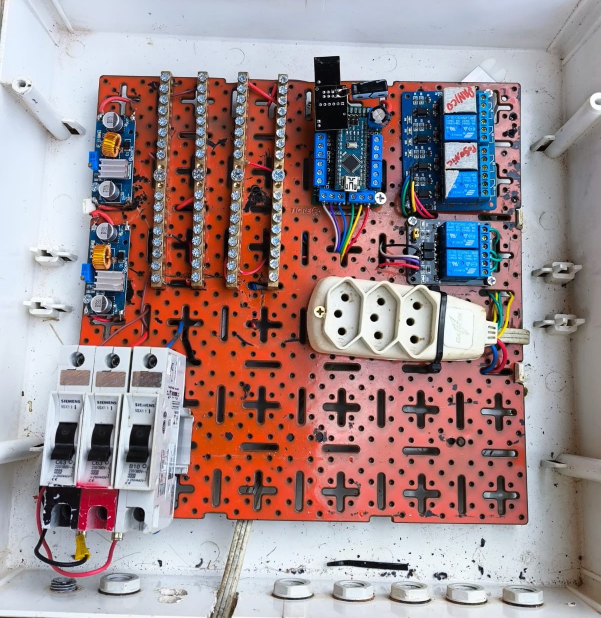
#> input picture src/DRY/horta/nos/99nodeReles/quadro eletrico horta.jpeg, 1201 x 1236 px (shown at 1/2 size)
$ python grade.py '../../src/DRY/horta/nos/99nodeReles/quadro eletrico horta.jpeg' '../../src/DRY/horta/nos/99nodeReles/quadro eletrico horta.jpeg'
#> lines starting #> are read from the running program, lines starting #| are printed output that depends on the picture; after the words box and inside, x2 and y2 are one past the last pixel; in counts of white or black regions, pixels touching at a corner belong together
"""Desenha uma grade de pixels sobre a foto e recorta regiões ampliadas, para leitura visual
das coordenadas dos furos. É daqui que saem os quatro pontos de referência do promini_medida.py.

Faz também uma detecção de círculos conservadora, só como conferência.
Precisa de opencv-python-headless e numpy.

Uso: python grade.py <foto.jpg> <prefixo_saida> [x1 y1 x2 y2 nome]...
Sem regiões, gera só a imagem inteira com grade.
"""
import sys

import cv2
import numpy as np

PASSO = 50          # linhas finas a cada 50 px
ROTULO = 100        # linhas grossas e rótulos a cada 100 px


def grade(img):
    out = img.copy()
    h, w = out.shape[:2]
    for x in range(0, w, PASSO):
        forte = x % ROTULO == 0
        cv2.line(out, (x, 0), (x, h), (0, 255, 255) if forte else (0, 128, 128), 2 if forte else 1)
    for y in range(0, h, PASSO):
        forte = y % ROTULO == 0
        cv2.line(out, (0, y), (w, y), (0, 255, 255) if forte else (0, 128, 128), 2 if forte else 1)
    for x in range(0, w, ROTULO):
        for y in range(0, h, ROTULO):
            cv2.putText(out, f"{x},{y}", (x + 3, y + 18), cv2.FONT_HERSHEY_SIMPLEX, 0.45, (0, 0, 255), 1)
    return out


def candidatos(img):
    """Hough conservador mirando o furo (raio ~10–26 px), não o anel de solda."""
    gray = cv2.medianBlur(cv2.cvtColor(img, cv2.COLOR_BGR2GRAY), 5)
    for p2 in (45, 40, 35, 30):
        c = cv2.HoughCircles(gray, cv2.HOUGH_GRADIENT, dp=1, minDist=60,
                             param1=120, param2=p2, minRadius=10, maxRadius=26)
        if c is not None and len(c[0]) >= 24:
            return np.round(c[0]).astype(int), p2
    return (np.round(c[0]).astype(int), p2) if c is not None else (np.empty((0, 3), int), None)


def main():
    path, prefixo = sys.argv[1], sys.argv[2]
    resto = sys.argv[3:]
    img = cv2.imread(path)
#> img is the input picture: shape (1236, 1201, 3); mean B, G, R 141.4, 139.4, 158.4
    if img is None:
        sys.exit(f"não abriu {path}")
    h, w = img.shape[:2]
#> h = 1236; w = 1201
    print(f"{path}: {w}x{h}px")
#| ../../src/DRY/horta/nos/99nodeReles/quadro eletrico horta.jpeg: 1201x1236px

    circ, p2 = candidatos(img)
#> in candidatos, `gray = cv2.medianBlur(cv2.cvtColor(img, cv2.COLOR_BGR2GRAY), 5)`:
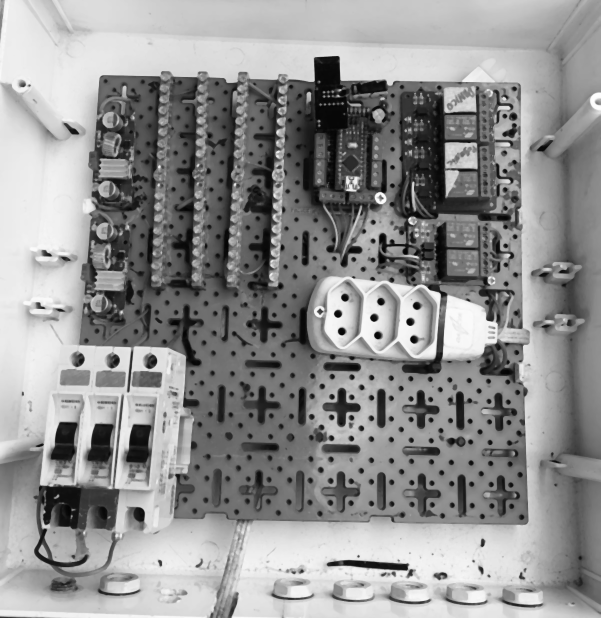
#> gray: shape (1236, 1201) (shown at 1/2 size); min 2, max 254, mean 145.6
#> the loop in candidatos, `for p2 in (45, 40, 35, 30):` made 4 passes
#> c on pass 3: [[756.5, 229.5, 11.8]]
#> circ = [[224, 720, 15], [210, 462, 18], [200, 606, 17], [212, 374, 19], [300, 722, 14], [756, 230, 12], [224, 240, 19]]; p2 = 30
    print(f"candidatos (param2={p2}): {len(circ)}")
#| candidatos (param2=30): 7
    for i, (x, y, r) in enumerate(sorted(circ.tolist(), key=lambda c: (c[1], c[0]))):
        print(f"   #{i:2d} x={x:4d} y={y:4d} r={r}")
#> this loop made 7 passes
#|    # 0 x= 756 y= 230 r=12
#|    # 1 x= 224 y= 240 r=19
#|    # 2 x= 212 y= 374 r=19
#|    # 3 x= 210 y= 462 r=18
#|    # 4 x= 200 y= 606 r=17
#|    # 5 x= 224 y= 720 r=15
#|    # 6 x= 300 y= 722 r=14

    base = grade(img)
#> after the loop in grade, `for x in range(0, w, PASSO):`:
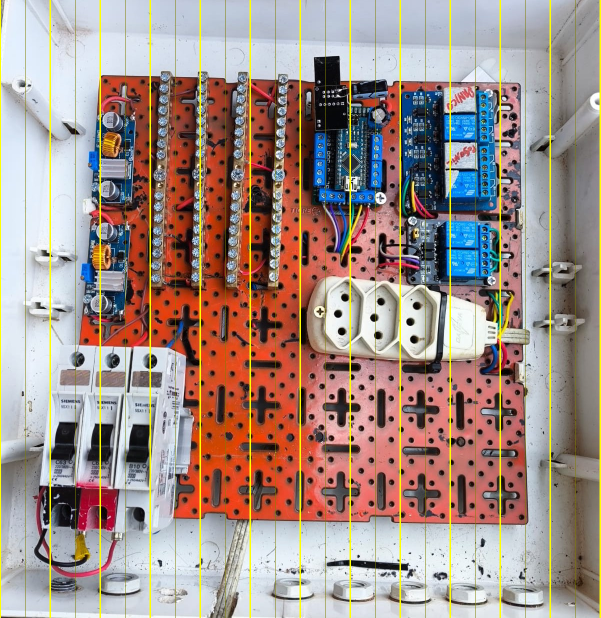
#> out: shape (1236, 1201, 3) (shown at 1/2 size); 4.08% of pixels changed, all inside (x1, y1, x2, y2) = (0, 0, 1201, 1236)
#> after the loop in grade, `for y in range(0, h, PASSO):`:
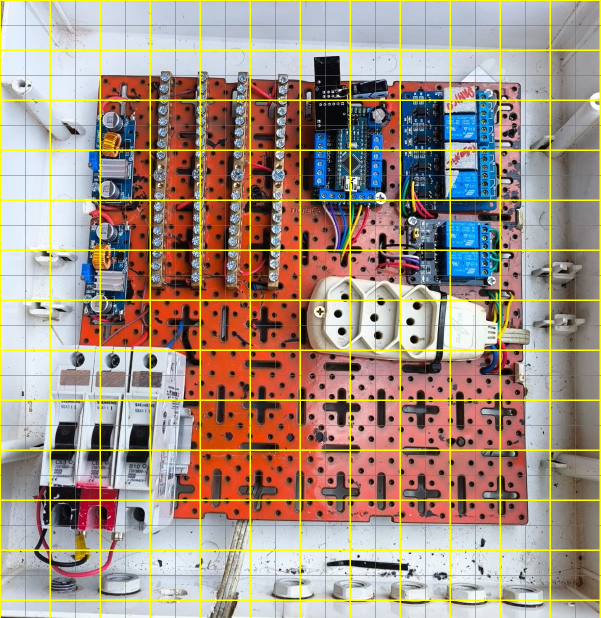
#> out: shape (1236, 1201, 3) (shown at 1/2 size); 3.94% of pixels changed, all inside (x1, y1, x2, y2) = (0, 0, 1201, 1202)
#> after the loop in grade, `for x in range(0, w, ROTULO):`:
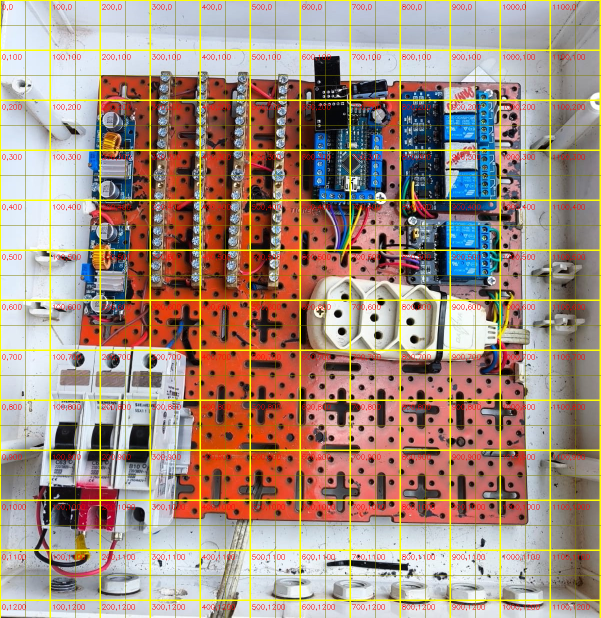
#> out: shape (1236, 1201, 3) (shown at 1/2 size); 1.54% of pixels changed, all inside (x1, y1, x2, y2) = (4, 9, 1179, 1221)
    for x, y, r in circ:
        cv2.circle(base, (x, y), r, (255, 0, 255), 2)
#> this loop made 7 passes
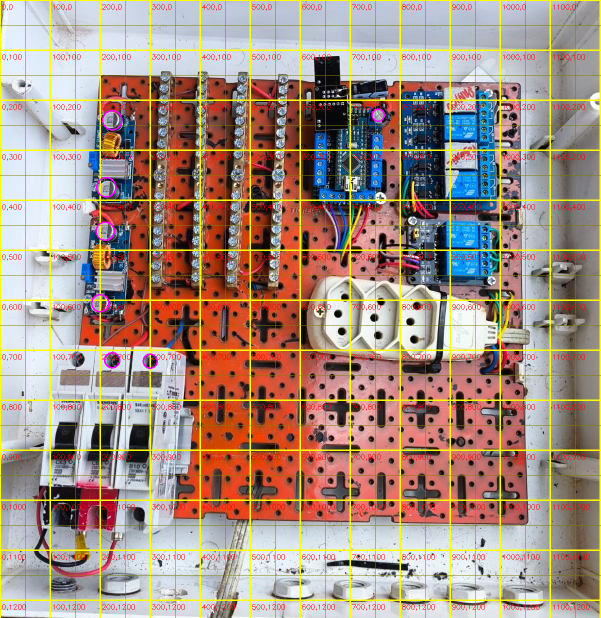
#> base: shape (1236, 1201, 3) (shown at 1/2 size); 0.14% of pixels changed, all inside (x1, y1, x2, y2) = (182, 217, 770, 738)

    cv2.imwrite(f"{prefixo}_inteira.png", base)
    print("gravada:", f"{prefixo}_inteira.png")

    for i in range(0, len(resto), 5):
        x1, y1, x2, y2 = (int(v) for v in resto[i:i + 4])
        nome = resto[i + 4]
        rec = base[max(0, y1):min(h, y2), max(0, x1):min(w, x2)]
        rec = cv2.resize(rec, None, fx=2, fy=2, interpolation=cv2.INTER_CUBIC)
        cv2.imwrite(f"{prefixo}_{nome}.png", rec)
        print("gravada:", f"{prefixo}_{nome}.png", f"(região {x1},{y1} a {x2},{y2}, zoom 2x)")


if __name__ == "__main__":
    main()
